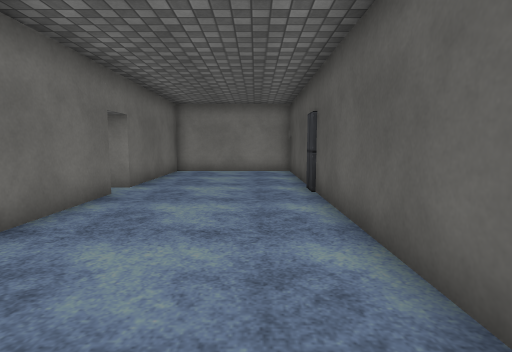
View 1 (above)

19 first-person views from a walk through a 3-D level made in the Unity game engine. The camera is 1.2 m above the floor, tilts 6° down and sees 80° across. Doors are open. The floor is counted in squares, 1 m on a side. Each view is taken from the middle of a square. On the plan, view 1 faces up. The plan holds only what a view shows up to about 13 squares ahead; the rest is blank. The place goes on beyond the plan. The player character is not drawn. Surface patterns are stand-ins for the level's own textures.

View 2
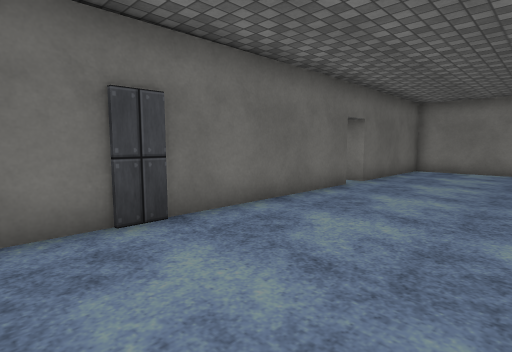

View 3
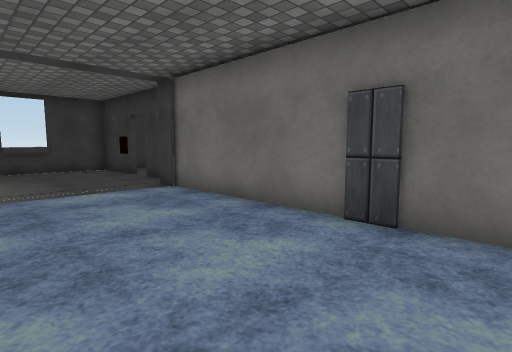

View 4
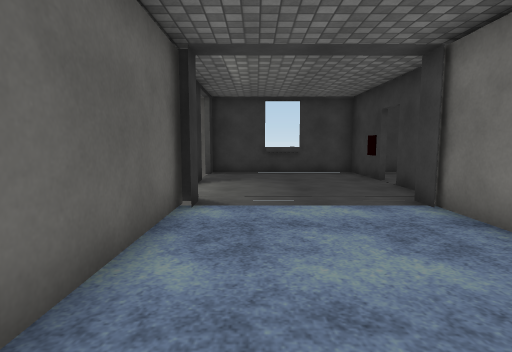

View 5
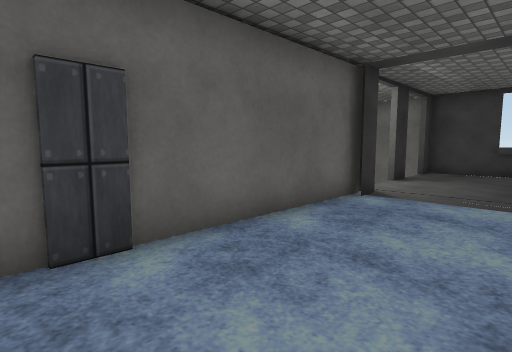

View 6
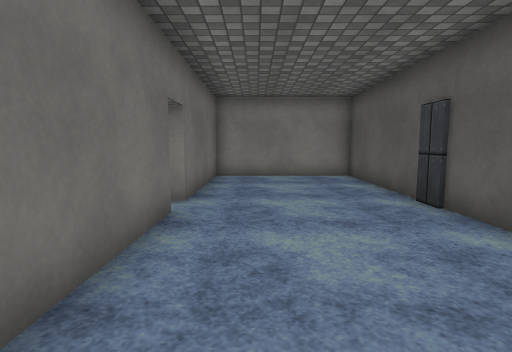

View 7
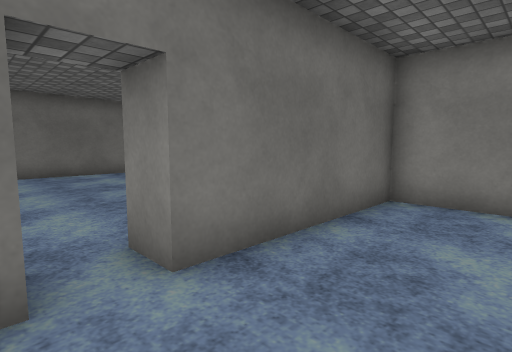

View 8
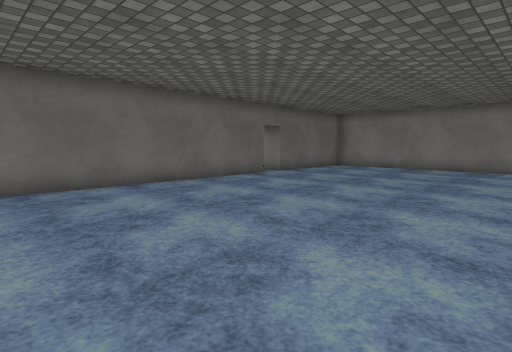

View 9
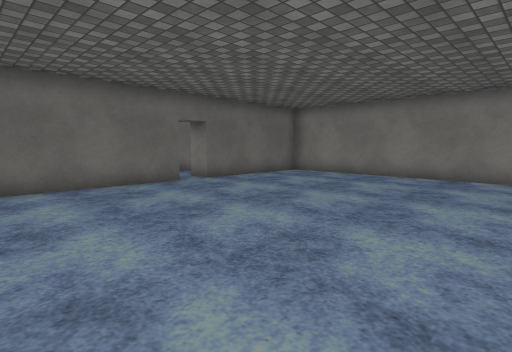

View 10
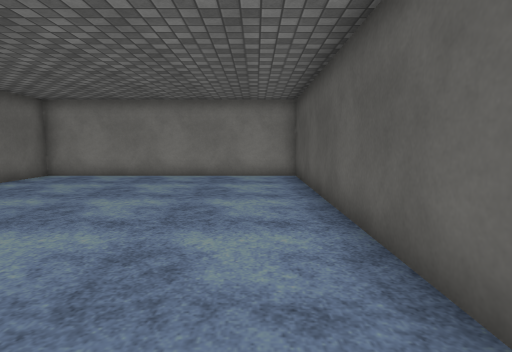

View 11
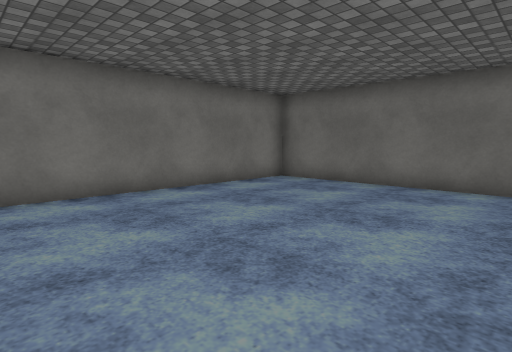

View 12
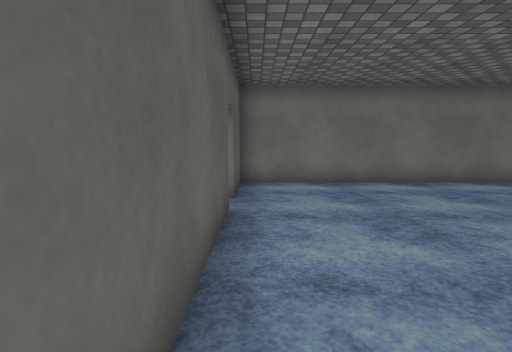

View 13
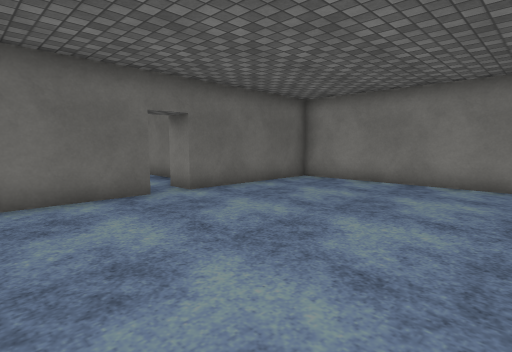

View 14
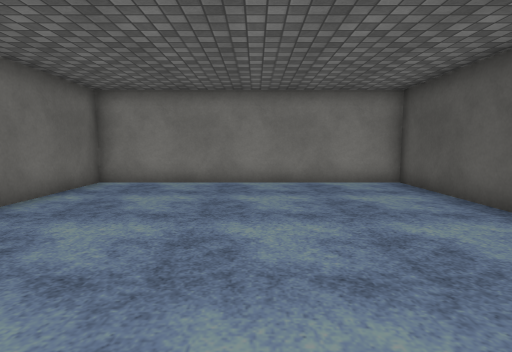

View 15
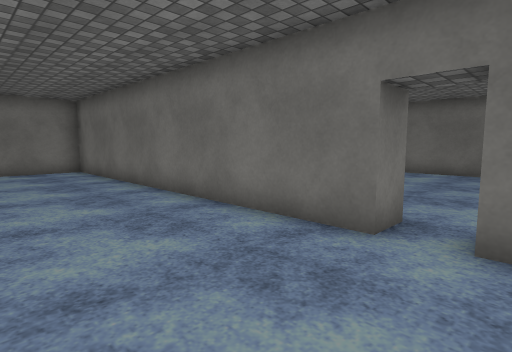

View 16
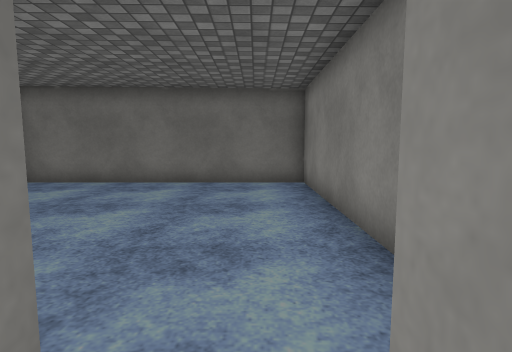

View 17
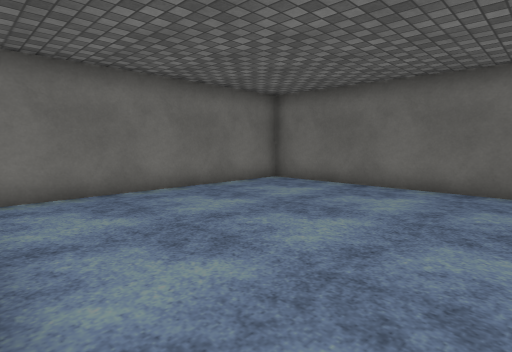

View 18
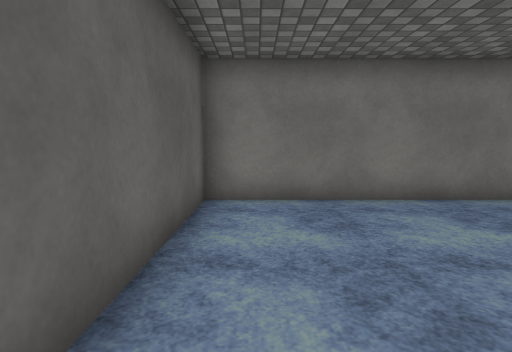

View 19
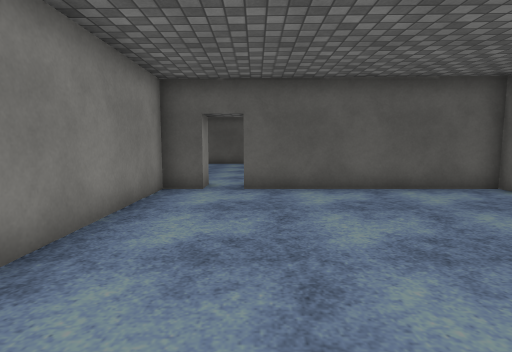

### Floor plan
Ten units are one square. View 1 is at (0, 0); x grows to the right and y downward. Boxes are objects, and circles mark ways between rooms. Rooms are numbered by the first view taken in them; rooms with no view inside come last. Other rooms are left out.
<svg viewBox="-240 -240 265 364">
<path fill="none" stroke="#000" d="M15 52 15 -135 -35 -135 -35 -84M12 54 12 46M-35 -74 -35 55M-41 68 -41 79M-41 90 -41 119 18 119 18 111M18 92 18 81M-19 117 -4 117M-149 -173 -139 -173 -139 -45 -45 -45 -45 -74M-35 -84 -45 -84 -45 -235 -139 -235 -139 -184 -149 -184M-149 -184 -149 -195 -235 -195 -235 -105 -149 -105 -149 -173"/>
<circle cx="-40" cy="-80" r="3" fill="#2a7"/>
<circle cx="-145" cy="-180" r="3" fill="#2a7"/>
<text x="-10" y="-10">1</text>
<text x="-90" y="-140">2</text>
<text x="-200" y="-150">3</text>
</svg>
Room 1 opens to room 2. Room 2 opens to room 3.

Where each view was taken, in squares from view 1:
view 1: 0 up, 0 right, facing up
view 2: 1 down, 1 right, facing up-left
view 3: 3 up, 1 right, facing down-left
view 4: 1 up, 0 right, facing down
view 5: 2 up, 2 left, facing down-right
view 6: 2 up, 2 left, facing up
view 7: 7 up, 1 left, facing up-left
view 8: 8 up, 5 left, facing up-left
view 9: 12 up, 5 left, facing up-left
view 10: 12 up, 6 left, facing up
view 11: 12 up, 5 left, facing down-left
view 12: 14 up, 5 left, facing down
view 13: 14 up, 7 left, facing up-left
view 14: 14 up, 9 left, facing up
view 15: 19 up, 10 left, facing down-left
view 16: 18 up, 14 left, facing left
view 17: 18 up, 15 left, facing down-left
view 18: 17 up, 16 left, facing down
view 19: 17 up, 23 left, facing right
